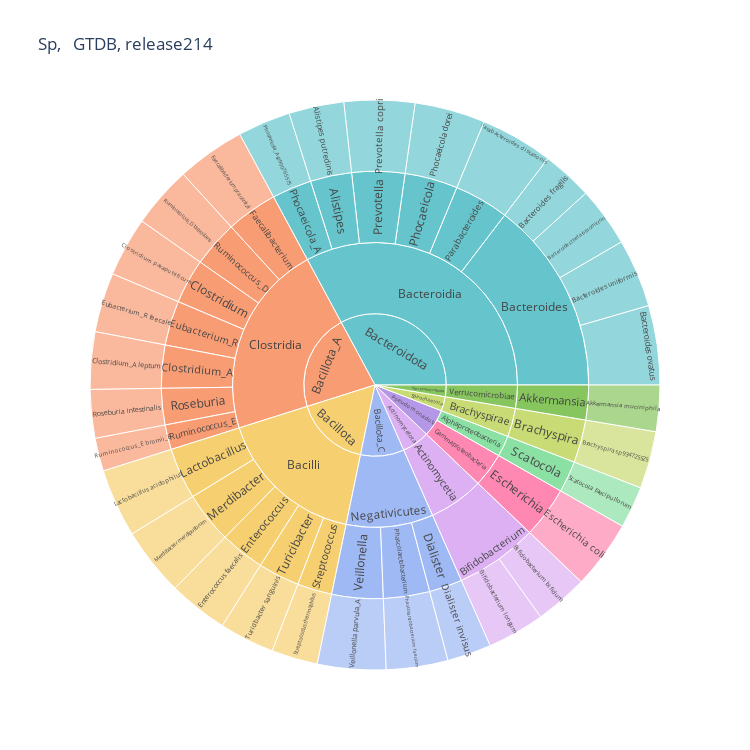

Notebook cell for this chart:
### Markdown cell above
# Sunburst plot
A ring chart or radial treemap, is used to visualize a hierarchical dataset.

### Code cell
import plotly.express as px

# all db taxa
fig = px.sunburst(
    taxa,
    path=['phylum','class','genus', 'species'],
    values='sp_count',
    title="Sp, \n GTDB, release214",
    color='class',
    color_discrete_sequence=px.colors.qualitative.Pastel,
    width=750, 
    height=750
)

fig.write_html("results/taxa_Archaea.html")
fig.show()

### Figure 1 — Plotly figure (JSON) as saved in the notebook; plotly's stock layout.template omitted (floating-point values rounded to 4 significant figures)
{"data": [{"branchvalues": "total", "customdata": [["Bacteroidia"], ["Bacilli"], ["Bacilli"], ["Clostridia"], ["Bacteroidia"], ["Actinomycetia"], ["Bacteroidia"], ["Bacilli"], ["Verrucomicrobiae"], ["Clostridia"], ["Bacteroidia"], ["Negativicutes"], ["Clostridia"], ["Bacteroidia"], ["Bacteroidia"], ["Bacteroidia"], ["Actinomycetia"], ["Bacteroidia"], ["Gammaproteobacteria"], ["Clostridia"], ["Negativicutes"], ["Negativicutes"], ["Bacilli"], ["Clostridia"], ["Brachyspirae"], ["Clostridia"], ["Clostridia"], ["Bacilli"], ["Bacteroidia"], ["Alphaproteobacteria"], ["Verrucomicrobiae"], ["Bacteroidia"], ["Bacteroidia"], ["Actinomycetia"], ["Brachyspirae"], ["Clostridia"], ["Clostridia"], ["Negativicutes"], ["Bacilli"], ["Gammaproteobacteria"], ["Clostridia"], ["Clostridia"], ["Bacilli"], ["Bacilli"], ["Bacteroidia"], ["Negativicutes"], ["Bacteroidia"], ["Bacteroidia"], ["Bacteroidia"], ["Clostridia"], ["Clostridia"], ["Clostridia"], ["Alphaproteobacteria"], ["Bacilli"], ["Bacilli"], ["Negativicutes"], ["Actinomycetia"], ["Alphaproteobacteria"], ["Bacilli"], ["Bacteroidia"], ["Brachyspirae"], ["Clostridia"], ["Gammaproteobacteria"], ["Negativicutes"], ["Verrucomicrobiae"], ["Actinomycetia"], ["Bacilli"], ["Clostridia"], ["Negativicutes"], ["Bacteroidia"], ["(?)"], ["Brachyspirae"], ["Verrucomicrobiae"]], "domain": {"x": [0, 1], "y": [0, 1]}, "hovertemplate": "labels=%{label}<br>sp_count=%{value}<br>parent=%{parent}<br>id=%{id}<br>class=%{customdata[0]}<extra></extra>", "ids": ["Bacteroidota/Bacteroidia/Prevotella/Prevotella copri", "Bacillota/Bacilli/Merdibacter/Merdibacter merdipullorum", "Bacillota/Bacilli/Turicibacter/Turicibacter sanguinis", "Bacillota_A/Clostridia/Ruminococcus_E/Ruminococcus_E bromii_B", "Bacteroidota/Bacteroidia/Bacteroides/Bacteroides uniformis", "Actinomycetota/Actinomycetia/Bifidobacterium/Bifidobacterium bifidum", "Bacteroidota/Bacteroidia/Phocaeicola/Phocaeicola dorei", "Bacillota/Bacilli/Enterococcus/Enterococcus faecalis", "Verrucomicrobiota/Verrucomicrobiae/Akkermansia/Akkermansia muciniphila", "Bacillota_A/Clostridia/Roseburia/Roseburia intestinalis", "Bacteroidota/Bacteroidia/Phocaeicola_A/Phocaeicola_A sp900765575", "Bacillota_C/Negativicutes/Phascolarctobacterium/Phascolarctobacterium faecium", "Bacillota_A/Clostridia/Eubacterium_R/Eubacterium_R faecale", "Bacteroidota/Bacteroidia/Alistipes/Alistipes putredinis", "Bacteroidota/Bacteroidia/Bacteroides/Bacteroides fragilis", "Bacteroidota/Bacteroidia/Bacteroides/Bacteroides ovatus", "Actinomycetota/Actinomycetia/Bifidobacterium/Bifidobacterium longum", "Bacteroidota/Bacteroidia/Parabacteroides/Parabacteroides distasonis", "Pseudomonadota/Gammaproteobacteria/Escherichia/Escherichia coli", "Bacillota_A/Clostridia/Ruminococcus_D/Ruminococcus_D bicirculans", "Bacillota_C/Negativicutes/Dialister/Dialister invisus", "Bacillota_C/Negativicutes/Veillonella/Veillonella parvula_A", "Bacillota/Bacilli/Lactobacillus/Lactobacillus acidophilus", "Bacillota_A/Clostridia/Faecalibacterium/Faecalibacterium prausnitzii", "Spirochaetota/Brachyspirae/Brachyspira/Brachyspira sp934725525", "Bacillota_A/Clostridia/Clostridium/Clostridium paraputrificum", "Bacillota_A/Clostridia/Clostridium_A/Clostridium_A leptum", "Bacillota/Bacilli/Streptococcus/Streptococcus thermophilus", "Bacteroidota/Bacteroidia/Bacteroides/Bacteroides thetaiotaomicron", "Pseudomonadota/Alphaproteobacteria/Scatocola/Scatocola faecipullorum", "Verrucomicrobiota/Verrucomicrobiae/Akkermansia", "Bacteroidota/Bacteroidia/Alistipes", "Bacteroidota/Bacteroidia/Bacteroides", "Actinomycetota/Actinomycetia/Bifidobacterium", "Spirochaetota/Brachyspirae/Brachyspira", "Bacillota_A/Clostridia/Clostridium", "Bacillota_A/Clostridia/Clostridium_A", "Bacillota_C/Negativicutes/Dialister", "Bacillota/Bacilli/Enterococcus", "Pseudomonadota/Gammaproteobacteria/Escherichia", "Bacillota_A/Clostridia/Eubacterium_R", "Bacillota_A/Clostridia/Faecalibacterium", "Bacillota/Bacilli/Lactobacillus", "Bacillota/Bacilli/Merdibacter", "Bacteroidota/Bacteroidia/Parabacteroides", "Bacillota_C/Negativicutes/Phascolarctobacterium", "Bacteroidota/Bacteroidia/Phocaeicola", "Bacteroidota/Bacteroidia/Phocaeicola_A", "Bacteroidota/Bacteroidia/Prevotella", "Bacillota_A/Clostridia/Roseburia", "Bacillota_A/Clostridia/Ruminococcus_D", "Bacillota_A/Clostridia/Ruminococcus_E", "Pseudomonadota/Alphaproteobacteria/Scatocola", "Bacillota/Bacilli/Streptococcus", "Bacillota/Bacilli/Turicibacter", "Bacillota_C/Negativicutes/Veillonella", "Actinomycetota/Actinomycetia", "Pseudomonadota/Alphaproteobacteria", "Bacillota/Bacilli", "Bacteroidota/Bacteroidia", "Spirochaetota/Brachyspirae", "Bacillota_A/Clostridia", "Pseudomonadota/Gammaproteobacteria", "Bacillota_C/Negativicutes", "Verrucomicrobiota/Verrucomicrobiae", "Actinomycetota", "Bacillota", "Bacillota_A", "Bacillota_C", "Bacteroidota", "Pseudomonadota", "Spirochaetota", "Verrucomicrobiota"], "labels": ["Prevotella copri", "Merdibacter merdipullorum", "Turicibacter sanguinis", "Ruminococcus_E bromii_B", "Bacteroides uniformis", "Bifidobacterium bifidum", "Phocaeicola dorei", "Enterococcus faecalis", "Akkermansia muciniphila", "Roseburia intestinalis", "Phocaeicola_A sp900765575", "Phascolarctobacterium faecium", "Eubacterium_R faecale", "Alistipes putredinis", "Bacteroides fragilis", "Bacteroides ovatus", "Bifidobacterium longum", "Parabacteroides distasonis", "Escherichia coli", "Ruminococcus_D bicirculans", "Dialister invisus", "Veillonella parvula_A", "Lactobacillus acidophilus", "Faecalibacterium prausnitzii", "Brachyspira sp934725525", "Clostridium paraputrificum", "Clostridium_A leptum", "Streptococcus thermophilus", "Bacteroides thetaiotaomicron", "Scatocola faecipullorum", "Akkermansia", "Alistipes", "Bacteroides", "Bifidobacterium", "Brachyspira", "Clostridium", "Clostridium_A", "Dialister", "Enterococcus", "Escherichia", "Eubacterium_R", "Faecalibacterium", "Lactobacillus", "Merdibacter", "Parabacteroides", "Phascolarctobacterium", "Phocaeicola", "Phocaeicola_A", "Prevotella", "Roseburia", "Ruminococcus_D", "Ruminococcus_E", "Scatocola", "Streptococcus", "Turicibacter", "Veillonella", "Actinomycetia", "Alphaproteobacteria", "Bacilli", "Bacteroidia", "Brachyspirae", "Clostridia", "Gammaproteobacteria", "Negativicutes", "Verrucomicrobiae", "Actinomycetota", "Bacillota", "Bacillota_A", "Bacillota_C", "Bacteroidota", "Pseudomonadota", "Spirochaetota", "Verrucomicrobiota"], "marker": {"colors": ["rgb(102, 197, 204)", "rgb(246, 207, 113)", "rgb(246, 207, 113)", "rgb(248, 156, 116)", "rgb(102, 197, 204)", "rgb(220, 176, 242)", "rgb(102, 197, 204)", "rgb(246, 207, 113)", "rgb(135, 197, 95)", "rgb(248, 156, 116)", "rgb(102, 197, 204)", "rgb(158, 185, 243)", "rgb(248, 156, 116)", "rgb(102, 197, 204)", "rgb(102, 197, 204)", "rgb(102, 197, 204)", "rgb(220, 176, 242)", "rgb(102, 197, 204)", "rgb(254, 136, 177)", "rgb(248, 156, 116)", "rgb(158, 185, 243)", "rgb(158, 185, 243)", "rgb(246, 207, 113)", "rgb(248, 156, 116)", "rgb(201, 219, 116)", "rgb(248, 156, 116)", "rgb(248, 156, 116)", "rgb(246, 207, 113)", "rgb(102, 197, 204)", "rgb(139, 224, 164)", "rgb(135, 197, 95)", "rgb(102, 197, 204)", "rgb(102, 197, 204)", "rgb(220, 176, 242)", "rgb(201, 219, 116)", "rgb(248, 156, 116)", "rgb(248, 156, 116)", "rgb(158, 185, 243)", "rgb(246, 207, 113)", "rgb(254, 136, 177)", "rgb(248, 156, 116)", "rgb(248, 156, 116)", "rgb(246, 207, 113)", "rgb(246, 207, 113)", "rgb(102, 197, 204)", "rgb(158, 185, 243)", "rgb(102, 197, 204)", "rgb(102, 197, 204)", "rgb(102, 197, 204)", "rgb(248, 156, 116)", "rgb(248, 156, 116)", "rgb(248, 156, 116)", "rgb(139, 224, 164)", "rgb(246, 207, 113)", "rgb(246, 207, 113)", "rgb(158, 185, 243)", "rgb(220, 176, 242)", "rgb(139, 224, 164)", "rgb(246, 207, 113)", "rgb(102, 197, 204)", "rgb(201, 219, 116)", "rgb(248, 156, 116)", "rgb(254, 136, 177)", "rgb(158, 185, 243)", "rgb(135, 197, 95)", "rgb(220, 176, 242)", "rgb(246, 207, 113)", "rgb(248, 156, 116)", "rgb(158, 185, 243)", "rgb(102, 197, 204)", "rgb(180, 151, 231)", "rgb(201, 219, 116)", "rgb(135, 197, 95)"]}, "name": "", "parents": ["Bacteroidota/Bacteroidia/Prevotella", "Bacillota/Bacilli/Merdibacter", "Bacillota/Bacilli/Turicibacter", "Bacillota_A/Clostridia/Ruminococcus_E", "Bacteroidota/Bacteroidia/Bacteroides", "Actinomycetota/Actinomycetia/Bifidobacterium", "Bacteroidota/Bacteroidia/Phocaeicola", "Bacillota/Bacilli/Enterococcus", "Verrucomicrobiota/Verrucomicrobiae/Akkermansia", "Bacillota_A/Clostridia/Roseburia", "Bacteroidota/Bacteroidia/Phocaeicola_A", "Bacillota_C/Negativicutes/Phascolarctobacterium", "Bacillota_A/Clostridia/Eubacterium_R", "Bacteroidota/Bacteroidia/Alistipes", "Bacteroidota/Bacteroidia/Bacteroides", "Bacteroidota/Bacteroidia/Bacteroides", "Actinomycetota/Actinomycetia/Bifidobacterium", "Bacteroidota/Bacteroidia/Parabacteroides", "Pseudomonadota/Gammaproteobacteria/Escherichia", "Bacillota_A/Clostridia/Ruminococcus_D", "Bacillota_C/Negativicutes/Dialister", "Bacillota_C/Negativicutes/Veillonella", "Bacillota/Bacilli/Lactobacillus", "Bacillota_A/Clostridia/Faecalibacterium", "Spirochaetota/Brachyspirae/Brachyspira", "Bacillota_A/Clostridia/Clostridium", "Bacillota_A/Clostridia/Clostridium_A", "Bacillota/Bacilli/Streptococcus", "Bacteroidota/Bacteroidia/Bacteroides", "Pseudomonadota/Alphaproteobacteria/Scatocola", "Verrucomicrobiota/Verrucomicrobiae", "Bacteroidota/Bacteroidia", "Bacteroidota/Bacteroidia", "Actinomycetota/Actinomycetia", "Spirochaetota/Brachyspirae", "Bacillota_A/Clostridia", "Bacillota_A/Clostridia", "Bacillota_C/Negativicutes", "Bacillota/Bacilli", "Pseudomonadota/Gammaproteobacteria", "Bacillota_A/Clostridia", "Bacillota_A/Clostridia", "Bacillota/Bacilli", "Bacillota/Bacilli", "Bacteroidota/Bacteroidia", "Bacillota_C/Negativicutes", "Bacteroidota/Bacteroidia", "Bacteroidota/Bacteroidia", "Bacteroidota/Bacteroidia", "Bacillota_A/Clostridia", "Bacillota_A/Clostridia", "Bacillota_A/Clostridia", "Pseudomonadota/Alphaproteobacteria", "Bacillota/Bacilli", "Bacillota/Bacilli", "Bacillota_C/Negativicutes", "Actinomycetota", "Pseudomonadota", "Bacillota", "Bacteroidota", "Spirochaetota", "Bacillota_A", "Pseudomonadota", "Bacillota_C", "Verrucomicrobiota", "", "", "", "", "", "", "", ""], "type": "sunburst", "values": [32, 31, 25, 15, 31, 24, 32, 27, 21, 22, 24, 28, 27, 25, 23, 36, 26, 33, 31, 28, 20, 31, 31, 31, 26, 27, 26, 21, 27, 19, 21, 25, 117, 50, 26, 27, 26, 20, 27, 31, 27, 31, 31, 31, 33, 28, 32, 24, 32, 22, 28, 15, 19, 21, 25, 31, 50, 19, 135, 263, 26, 176, 31, 79, 21, 50, 135, 176, 79, 263, 50, 26, 21]}], "layout": {"height": 750, "legend": {"tracegroupgap": 0}, "sunburstcolorway": ["rgb(102, 197, 204)", "rgb(246, 207, 113)", "rgb(248, 156, 116)", "rgb(220, 176, 242)", "rgb(135, 197, 95)", "rgb(158, 185, 243)", "rgb(254, 136, 177)", "rgb(201, 219, 116)", "rgb(139, 224, 164)", "rgb(180, 151, 231)", "rgb(179, 179, 179)"], "title": {"text": "Sp, \n GTDB, release214"}, "width": 750}}
